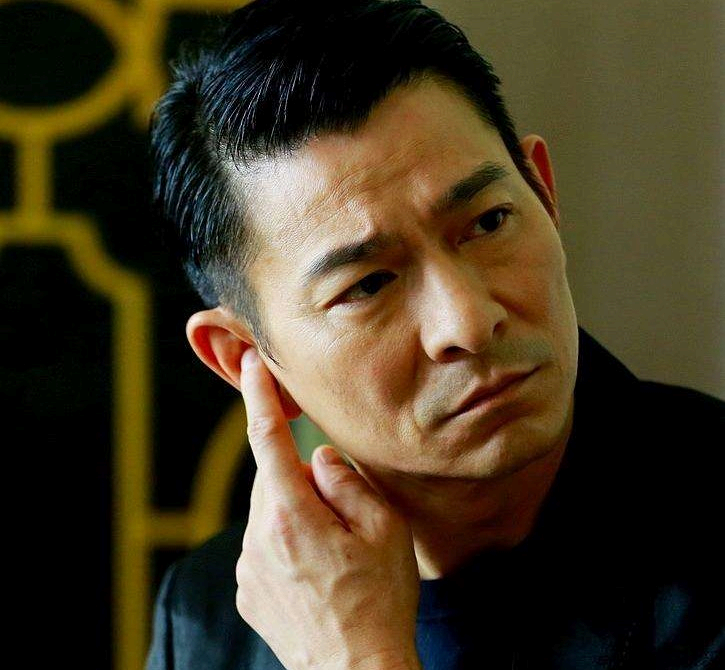
%> input picture lab8/22-刘德华.tif, 725 x 670 px
$ octave lab8_a1.m   (GNU Octave 9; MATLAB toolbox functions it lacks are replaced by stand-ins)
%> lines starting %> are read from the running program, lines starting %| are printed output that depends on the picture
%编写程序实现对R通道灰度的重新无损量化，显示重新量化后直方图
%计算输出重新量化后等长编码所需的比特数

imag=imread('22-刘德华.tif');
%> imag is the input picture: size 670x725x3 uint8; mean R, G, B 70.6, 58.7, 36.4
% figure;imshow(imag);title('原图');
R=imag(:,:,1);
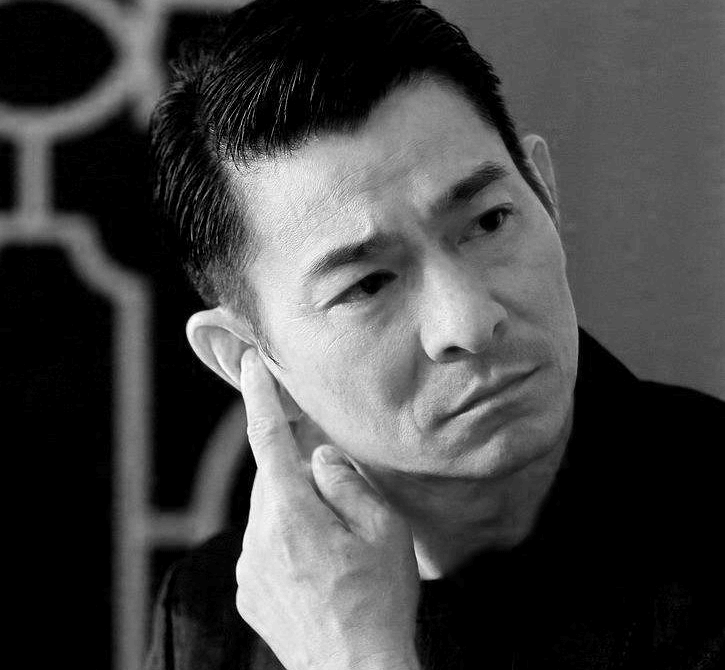
%> R: size 670x725 uint8; min 0, max 252, mean 70.6
figure;histogram(R,256);title('R通道的灰度值直方图');
%> after `title('R通道的灰度值直方图')`:
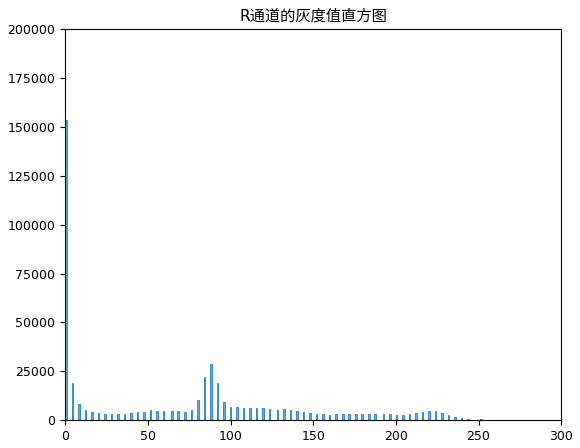
%> figure redrawn from the program's plot data; tallest bar 153494 high, from x = 0 to 0.984
count=unique(R); %R灰度的个数
%> count = 64 values from 0 to 252
for i = 1:8
    if (max(mod(count, 2^i)) ~= 0)%计算冗余位数
        break;
    end
end
num=2^(i-1);
R=R/num;%对R通道进行量化
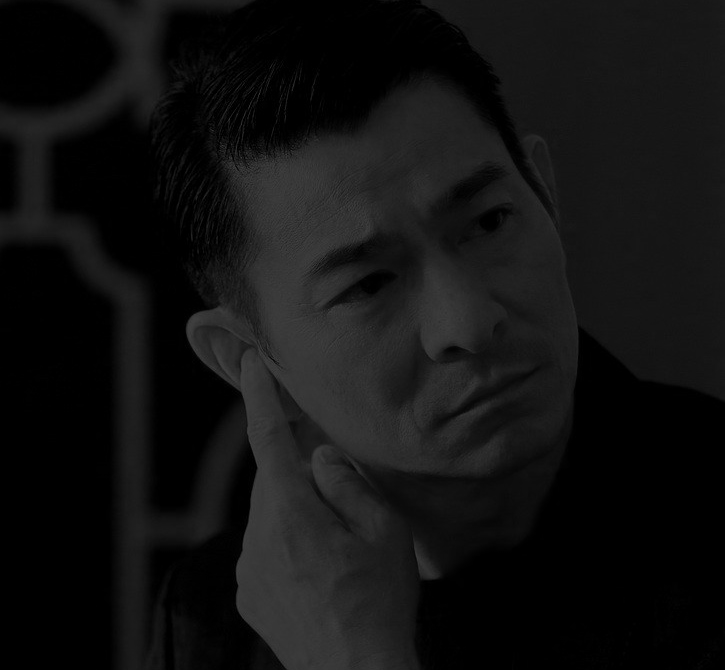
%> R: size 670x725 uint8; min 0, max 63, mean 17.7
figure;histogram(R,256);title('量化后R的直方图');
%> after `title('量化后R的直方图')`:
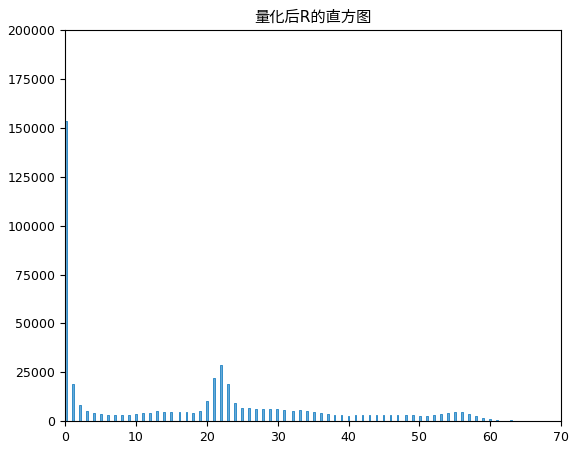
%> figure redrawn from the program's plot data; tallest bar 153494 high, from x = 0 to 0.246
n=log2(256)-log2(num)

$ run again, with lab8/23-刘德华.jpg saved as lab8/22-刘德华.tif
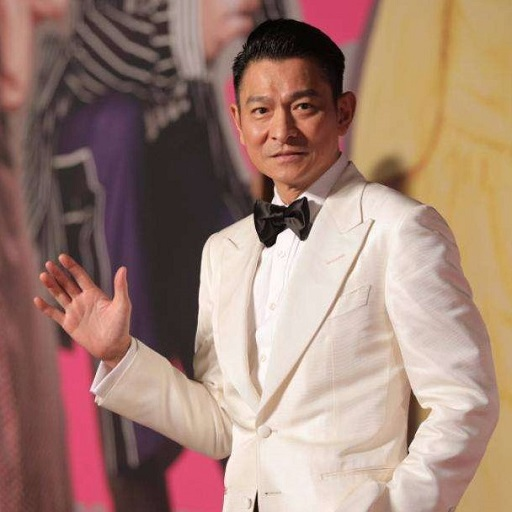
%> input picture lab8/23-刘德华.jpg, 512 x 512 px
%> imag is the input picture: size 512x512x3 uint8; mean R, G, B 160.5, 129.2, 116.5
%> `R=imag(:,:,1);`:
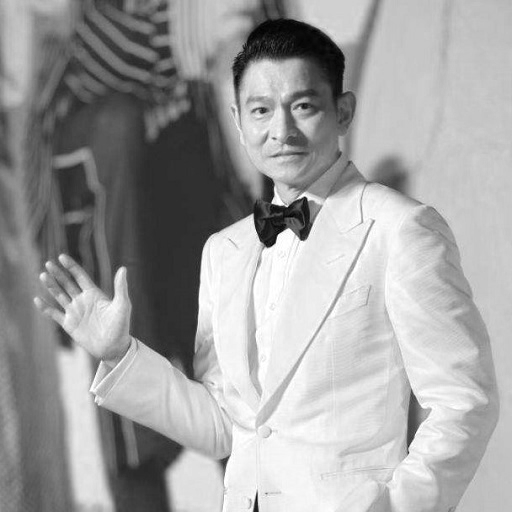
%> R: size 512x512 uint8; min 1, max 255, mean 160.5
%> `title('R通道的灰度值直方图')`:
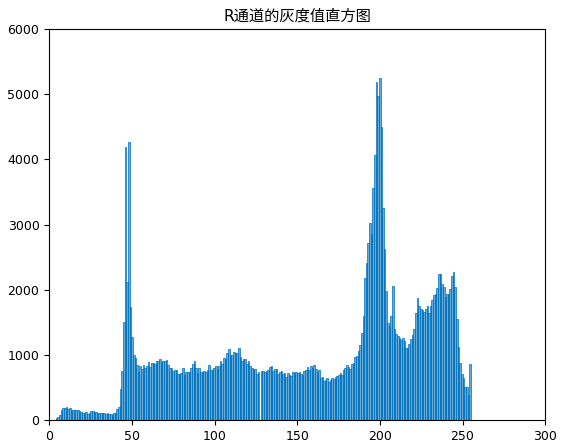
%> figure redrawn from the program's plot data; tallest bar 5249 high, from x = 199.4 to 200.4
%> count = 255 values from 1 to 255

$ run again, with lab8/24-刘德华0.jpg saved as lab8/22-刘德华.tif
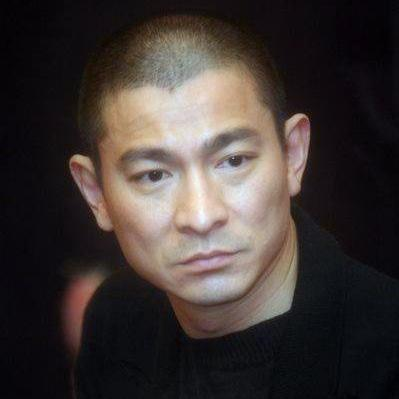
%> input picture lab8/24-刘德华0.jpg, 399 x 399 px
%> imag is the input picture: size 399x399x3 uint8; mean R, G, B 63.5, 55.2, 52.8
%> `R=imag(:,:,1);`:
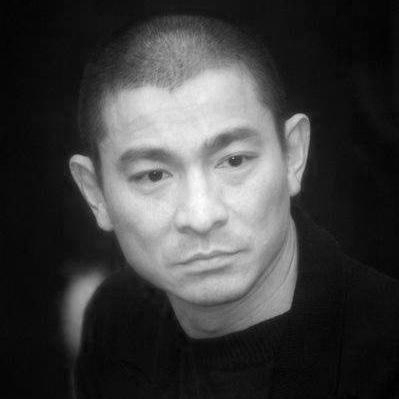
%> R: size 399x399 uint8; min 0, max 255, mean 63.5
%> `title('R通道的灰度值直方图')`:
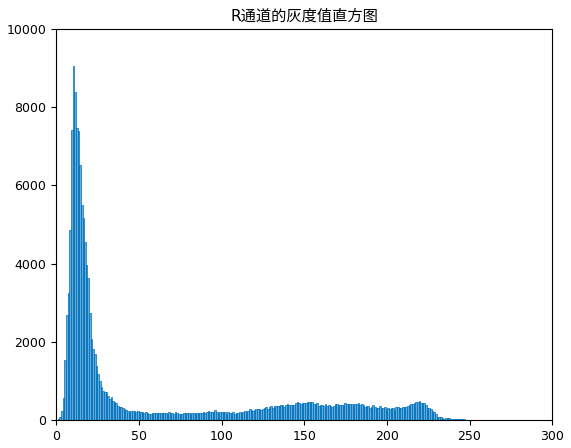
%> figure redrawn from the program's plot data; tallest bar 9046 high, from x = 9.96 to 10.96
%> count = 255 values from 0 to 255
